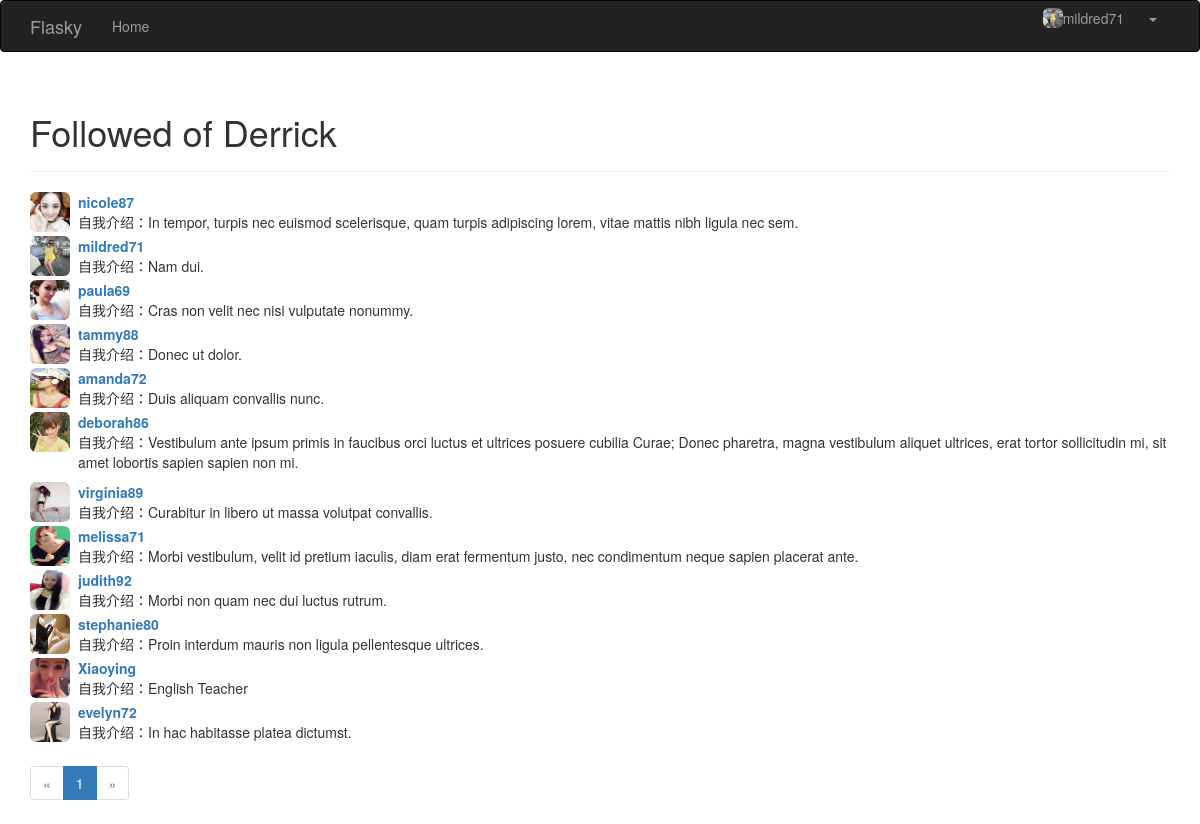
The app's page /followed/Derrick (signed in) with its own data.
### app/models.py (models this page shows, shortened)
class User(UserMixin,db.Model):
	__tablename__='users'
	id = db.Column(db.Integer, primary_key=True)
	username = db.Column(db.String(128), unique=True, index=True)
	gender = db.Column(db.String(32))
	address = db.Column(db.String(128))
	age=db.Column(db.Integer)
	date_of_born = db.Column(db.String(32))
	password_hash = db.Column(db.String(128))
	email = db.Column(db.String(64))
	selfintr=db.Column(db.String(256))
	role_id=db.Column(db.Integer,db.ForeignKey('roles.id'))
	confirmed=db.Column(db.Boolean,default=False)
	member_since=db.Column(db.DateTime(),default=datetime.utcnow)
	last_login=db.Column(db.DateTime(),default=datetime.utcnow)
	head_img=db.Column(db.String)
	comments=db.relationship('Comment',backref='author',lazy='dynamic')
	posts=db.relationship('Post',backref='author',lazy='dynamic')
	followers=db.relationship('Follow',foreign_keys=[Follow.followed_id],
							  backref=db.backref('follower',lazy='joined'),
							  lazy='dynamic',
							  cascade='all,delete-orphan')
	followed=db.relationship('Follow',foreign_keys=[Follow.follower_id],
							 backref=db.backref('followed',lazy='joined'),
							 lazy='dynamic',
							 cascade='all,delete-orphan')
	@property
	def password(self):
		raise AttributeError('Password can not be read!')

### app/main/views.py (the view)
@main.route('/followed/<username>')
@login_required
def followed(username):
    user=User.query.filter_by(username=username).first()
    page = request.args.get('page', default=1, type=int)
    if user is None:
        flash('Invalid user.')
        return redirect(url_for('main.index'))
    pagination = user.followed.paginate(
        page, per_page=current_app.config['FLASKY_FOLLOWERS_PER_PAGE'], error_out=False
    )
    followed = [item.follower for item in pagination.items]
    return render_template('follower.html',flag=2,user=user, follow=followed, pagination=pagination,endpoint='main.followers')

### app/auth/views.py (called while the page is built)
@auth.before_app_request
def last_login():
	if current_user.is_authenticated:
		current_user.last_login=datetime.utcnow()

@auth.before_app_request
def before_request():
	if current_user.is_authenticated and not current_user.confirmed and request.endpoint[:5]!='auth.' and request.endpoint!='static':
		return redirect(url_for('auth.unconfirmed'))

### app/main/__init__.py (called while the page is built)
@main.app_context_processor
def inject_permission():
	return dict(Permission=Permission)

### app/models.py (called while the page is built)
@login_manager.user_loader
def load_user(user_id):
	return User.query.get(int(user_id))

### app/templates/follower.html (shortened to what this page needs)
{% extends "base.html" %}
{% import "_macros.html" as macros %}
{% block page_content %}
<div class="page-header">
    <h1>{% if flag==1 %}Followers {% else %} Followed{% endif %} of {{user.username}}</h1>
</div>
{% for u in follow %}
<div class="post-thumbnail">
    <a href="{{url_for('main.profile',username=u.username)}}">
        <img class="img-rounded profile-thumbnail" src="{{u.head_img}}" height="40" width="40">
    </a>
</div>
<div class="post-author">
    <a href="{{url_for('main.profile',username=u.username)}}">
        {{ u.username }}
    </a>
</div>
<div class="post-content">
    <p>自我介绍：{{ u.selfintr }}</p>
</div>
{% endfor %}
{{ macros.pagination_widget(pagination,endpoint,username=user.username) }}
{% endblock %}

### app/templates/base.html (shortened to what this page needs)
{% extends "bootstrap/base.html" %}
{% block head %}
{{ super() }}
<link rel="stylesheet" type="text/css" href="{{ url_for('static', filename='styles.css') }}">
{% endblock %}
{% block navbar %}
<div class="navbar navbar-inverse" role="navigation">
    <div class="container">
        <div class="navbar-header">
            <a class="navbar-brand" href="{{ url_for('main.index') }}">Flasky</a>
        </div>
        <div class="navbar-collapse collapse">
            <ul class="nav navbar-nav">
                <li><a href="{{ url_for('main.index') }}">Home</a></li>
            </ul>
            <ul class="nav navbar-nav navbar-right">
                {% if current_user.is_authenticated %}
                <div class="btn-group">
                    <a class="btn btn-link" href="{{ url_for('main.profile',username=current_user.username)}}">
                        <img src={{current_user.head_img}} class="img-rounded pull-left" height="20" width="20"/>
                        {{current_user.username}}
                    </a>
                    <a class="btn dropdwon-toggle btn-link" data-toggle="dropdown" href="#">
                        <span class="caret"></span>
                    </a>
                </div>
                {% else %}
                <div class="btn-group" role="group">
                    <button type="button" class="btn btn-link " onclick="window.location.href=('{{url_for('auth.login')}}')">Sign In</button>
                    <button type="button" class="btn btn-link " onclick="window.location.href=('{{url_for('auth.register')}}')">Register</button>
                </div>
                {% endif %}
            </ul>
        </div>
    </div>
</div>
{% endblock %}
{% block content %}
<div class="container">
    {% block page_content %}{% endblock %}
</div>
{% endblock %}

### app/static/styles.css (style rules this page uses)
.profile-thumbnail { position: absolute; }
div.post-author { font-weight: bold; margin-left: 48px; }
div.post-thumbnail { position: absolute; }
div.post-content { margin-left: 48px; min-height: 24px; }

### records on screen
User: head_img (picture), username "mildred71", selfintr "Nam dui."
User: username "Derrick"
User: head_img (picture), username "nicole87", selfintr "In tempor, turpis nec euismod scelerisque, quam turpis adipiscing lorem, vitae mattis nibh ligula nec sem."
User: head_img (picture), username "paula69", selfintr "Cras non velit nec nisi vulputate nonummy."
User: head_img (picture), username "tammy88", selfintr "Donec ut dolor."
User: head_img (picture), username "amanda72", selfintr "Duis aliquam convallis nunc."
User: head_img (picture), username "deborah86", selfintr "Vestibulum ante ipsum primis in faucibus orci luctus et ultrices posuere cubilia Curae; Donec pharetra, magna vestibulum aliquet ultrices, erat tortor sollicitudin mi, sit amet lobortis sapien sapien non mi."
User: head_img (picture), username "virginia89", selfintr "Curabitur in libero ut massa volutpat convallis."
User: head_img (picture), username "melissa71", selfintr "Morbi vestibulum, velit id pretium iaculis, diam erat fermentum justo, nec condimentum neque sapien placerat ante."
User: head_img (picture), username "judith92", selfintr "Morbi non quam nec dui luctus rutrum."
User: head_img (picture), username "stephanie80", selfintr "Proin interdum mauris non ligula pellentesque ultrices."
User: head_img (picture), username "Xiaoying", selfintr "English Teacher"
User: head_img (picture), username "evelyn72", selfintr "In hac habitasse platea dictumst."

### other values on screen
{{ p }} "1"
